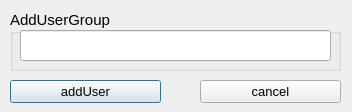
<?xml version="1.0" encoding="UTF-8"?>
<ui version="4.0">
 <class>AddUser</class>
 <widget class="QDialog" name="AddUser">
  <property name="geometry">
   <rect>
    <x>0</x>
    <y>0</y>
    <width>352</width>
    <height>112</height>
   </rect>
  </property>
  <property name="sizePolicy">
   <sizepolicy hsizetype="Fixed" vsizetype="Fixed">
    <horstretch>0</horstretch>
    <verstretch>0</verstretch>
   </sizepolicy>
  </property>
  <property name="windowTitle">
   <string>Dialog</string>
  </property>
  <widget class="QGroupBox" name="addUserBox">
   <property name="geometry">
    <rect>
     <x>10</x>
     <y>10</y>
     <width>331</width>
     <height>61</height>
    </rect>
   </property>
   <property name="font">
    <font>
     <pointsize>11</pointsize>
    </font>
   </property>
   <property name="title">
    <string>AddUserGroup</string>
   </property>
   <widget class="QLineEdit" name="addUserEdit">
    <property name="geometry">
     <rect>
      <x>10</x>
      <y>20</y>
      <width>311</width>
      <height>31</height>
     </rect>
    </property>
   </widget>
  </widget>
  <widget class="QPushButton" name="addUser">
   <property name="geometry">
    <rect>
     <x>10</x>
     <y>80</y>
     <width>151</width>
     <height>23</height>
    </rect>
   </property>
   <property name="font">
    <font>
     <pointsize>10</pointsize>
    </font>
   </property>
   <property name="text">
    <string>addUser</string>
   </property>
  </widget>
  <widget class="QPushButton" name="cancel">
   <property name="geometry">
    <rect>
     <x>200</x>
     <y>80</y>
     <width>141</width>
     <height>23</height>
    </rect>
   </property>
   <property name="font">
    <font>
     <pointsize>10</pointsize>
    </font>
   </property>
   <property name="text">
    <string>cancel</string>
   </property>
  </widget>
 </widget>
 <resources/>
 <connections/>
</ui>
